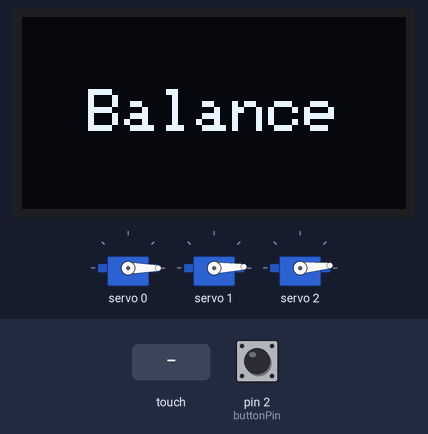
A sketch run on a simulated Arduino Uno, built with avr-gcc and run on an emulated ATmega328P. On the bench: 3 × servo, 128×64 one-colour display. The test bench sets the inputs (shaded band); at power-on: pin 2 (buttonPin) HIGH. What the sketch prints to the serial monitor is not drawn.

Above: at 1.2 s.
1.3 s: pin 2 (buttonPin) pulled LOW for 0.15 s
At 2.3 s:
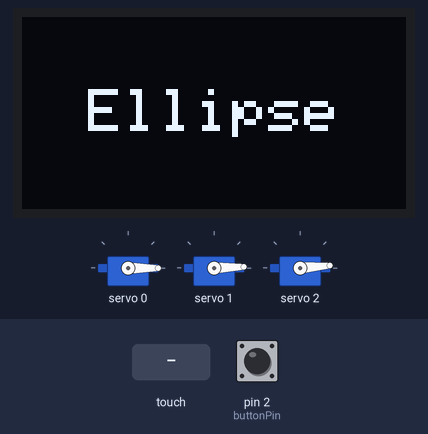
4.4 s: pin 2 (buttonPin) pulled LOW for 1 s
At 5.9 s:
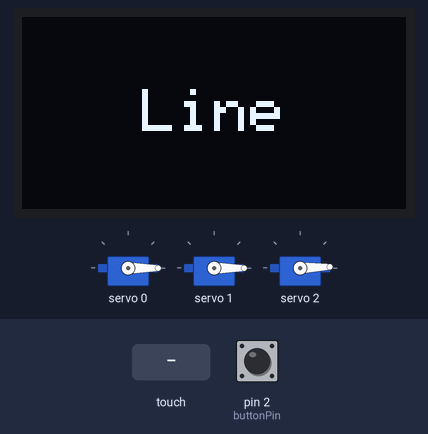
6.9 s: pin 2 (buttonPin) pulled LOW for 0.15 s
At 7.8 s:
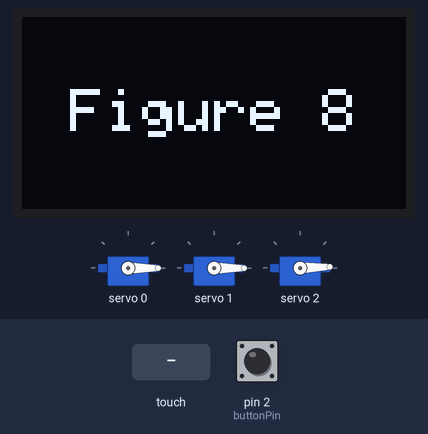
8.5 s: pin 2 (buttonPin) pulled LOW for 3.2 s
At 8.9 s:
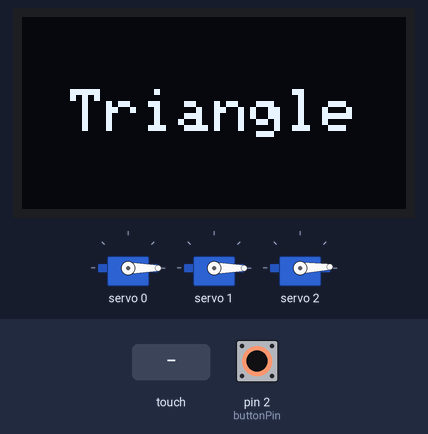
13.2 s: pin 2 (buttonPin) pulled LOW for 0.15 s
At 13.7 s:
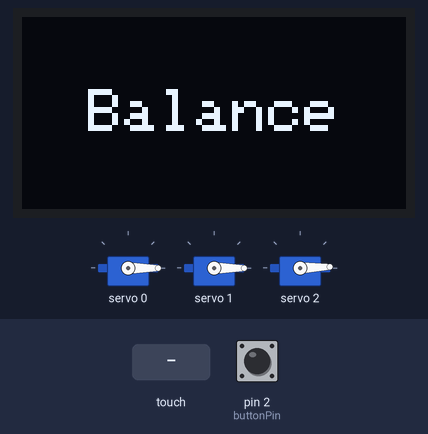
14.8 s: touch panel pressed at 13 % / 10 % of its raw x / y range
At 15.6 s:
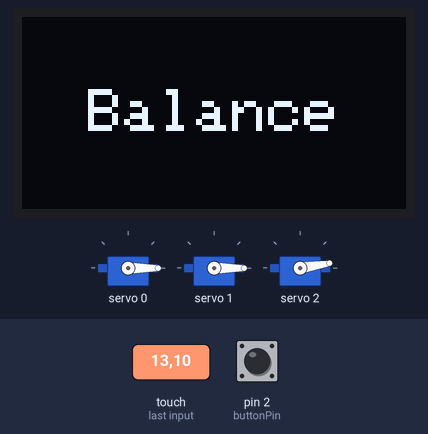
Timing chart, 0 to 18.8 s (numbered marks = the images above; inputs shaded):
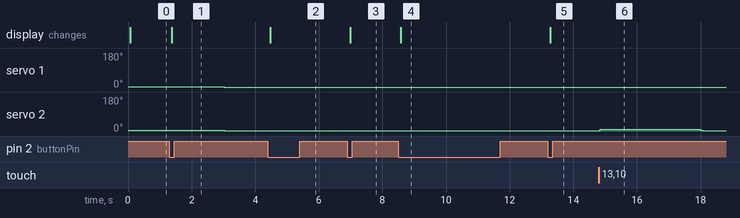

The sketch:

Main.ino
```cpp
#include <Arduino.h>
#include "InverseKinematics.h"
#include "ServoControl.h"
#include "ScreenControl.h"
#include "PID.h"
#include <Wire.h>
#include <Adafruit_GFX.h>
#include <Adafruit_SSD1306.h>

// -------------------- OLED Setup --------------------
#define SCREEN_WIDTH 128
#define SCREEN_HEIGHT 64
Adafruit_SSD1306 display(SCREEN_WIDTH, SCREEN_HEIGHT, &Wire, -1);

const int buttonPin = 2;
int buttonState = 0;
int lastButtonState = 0;
int mode = 0; // 0=balance, 1=ellipse, 2=line, 3=figure 8, 4=triangle
int lastMode = -1;


void setup() {
  // Initialization functions
  Serial.begin(115200);
  screen_init();
  servo_init();
  pinMode(buttonPin, INPUT_PULLUP);

  if(!display.begin(SSD1306_SWITCHCAPVCC, 0x3C)){
    Serial.println("SSD1306 allocation failed");
    for(;;);
  }
  display.clearDisplay();
}

void loop() {

  buttonState = digitalRead(buttonPin);

  //detects button transition
  if (buttonState == LOW && lastButtonState == HIGH) {
    mode = (mode + 1) % 5;
    Serial.print("Mode changed to: ");
    Serial.println(mode);
    delay(50);
  }

  if(mode != lastMode){
    updateOLED(mode);
    lastMode = mode;
  }

  //changes pattern based on button press
  switch (mode) {
    case 0:
      balance(0, 0);
      break;
    case 1:
      ellipse(20, 20, 10);
      break;
    case 2:
      line(50, 0, 750);
      break;
    case 3:
      figure8(40, 20, 3);
      break;
    case 4:
      triangle(5);
      break;
  }

  lastButtonState = buttonState;
}


//function to write to screen
void updateOLED(int mode) {
  display.clearDisplay();
  display.setTextSize(2);
  display.setTextColor(SSD1306_WHITE);

  const char* text;
  switch(mode){
    case 0: text = "Balance"; break;
    case 1: text = "Ellipse"; break;
    case 2: text = "Line"; break;
    case 3: text = "Figure 8"; break;
    case 4: text = "Triangle"; break;
  }

  int16_t x1, y1;
  uint16_t w, h;
  display.getTextBounds(text, 0, 0, &x1, &y1, &w, &h);

  int16_t x = (SCREEN_WIDTH - w) / 2;
  int16_t y = (SCREEN_HEIGHT - h) / 2;

  display.setCursor(x, y);
  display.println(text);
  display.display();
}
```

InverseKinematics.cpp
```cpp
#include "InverseKinematics.h"
#include <Arduino.h>
#include <math.h>


const double d = 56.0; //dist form limb to center
const double L1 = 60.0; //dist lower limb
const double L2 = 101.45; //dsit upper limb

//prevents NAN values
double safe_acos(double x) {
    if (x > 1.0) x = 1.0;
    if (x < -1.0) x = -1.0;
    return acos(x);
}

// finds servo angles based on PID output
ThetaAngles IK(double theta, double phi, double h) {

  //offset angles so that platform is flat on intitalization
  theta += 3;
  phi += -3;

  //convert to radians
  float phiRad = phi * (PI / 180.0);
  float thetaRad = -theta * (PI / 180.0);

  //find height of each leg
  float Za = (cos(phiRad)*sin(thetaRad)*d) + h;
  float Zb = (sin(phiRad) * (d*sqrt(3))/2) - (cos(phiRad)*sin(thetaRad)*(d/2)) + h;
  float Zc = -(sin(phiRad) * (d*sqrt(3))/2) - (cos(phiRad)*sin(thetaRad)*(d/2)) + h;

  //find angle beta (inside angle)
  float BetaA = safe_acos((L1*L1 + Za*Za - L2*L2) / (2*L1*Za));
  float BetaB = safe_acos((L1*L1 + Zb*Zb - L2*L2) / (2*L1*Zb));
  float BetaC = safe_acos((L1*L1 + Zc*Zc - L2*L2) / (2*L1*Zc));

  //find angle theta (outside angle)
  int ThetaA = 90 - (BetaA * (180 / PI));
  int ThetaB = 90 - (BetaB * (180 / PI));
  int ThetaC = 90 - (BetaC * (180 / PI));

  //create result
  ThetaAngles result;
  result.thetaA = ThetaA;
  result.thetaB = ThetaB;
  result.thetaC = ThetaC;

  /******************DEBUG STATEMENTS******************/
  // Serial.print("Angles -> A: ");
  // Serial.print(result.thetaA);
  // Serial.print("  B: ");
  // Serial.print(result.thetaB);
  // Serial.print("  C: ");
  // Serial.println(result.thetaC);

  return result;
}
```

InverseKinematics.h
```cpp
#ifndef INVERSEKINEMATICS_H
#define INVERSEKINEMATICS_H

#include <math.h>

//Structure to hold calculated angles for each motor. Combines calculate_triangle and ik_solver functions
struct ThetaAngles {
  double thetaA;
  double thetaB;
  double thetaC;
};

ThetaAngles IK(double theta, double phi, double h);

#endif
```

PID.cpp
```cpp
#include <Arduino.h>
#include <math.h>
#include "PID.h"

// PID Constants
#define kp_far_x 0.8
#define ki_far_x 0.15
#define kd_far_x 0.27

#define kp_far_y 0.6
#define ki_far_y 0.15
#define kd_far_y 0.26

#define kp_close_x .18
#define ki_close_x 0.15
#define kd_close_x 0.23

#define kp_close_y .12
#define ki_close_y 0.15
#define kd_close_y 0.235

#define max_output 83.5  // max X distance away from the center
#define max_angle 12.5   // max tilt angle
const double height = 85; // height of platform

//Array definition
double error[2] = { 0, 0 };
double error_prev[2];
double integral[2] = { 0, 0 };
double derivative[2] = { 0, 0 };
double output[2];
double angles[2];
long time_pattern = 0;

//PID algorithm for x and y
void balance(double target_x, double target_y) {

  // Serial.print("X: ");
  // Serial.print(target_x);
  // Serial.print(", Y: ");
  // Serial.println(target_y);

  static unsigned long t_prev = 0; //previous time
  static unsigned long last_time = 0; //when ball was last detected
  unsigned long t = millis(); //current time
  double dt = (t - t_prev) / 1000.0; //calculated dt

  //inital & time gaps
  if (t_prev == 0 || dt > .075) {
    t_prev = t;
    return;
  }

  /*************PID CONTROL****************/
  if (dt >= 0.01) {

    calibrated_coords p = find_position();

    if (detection()) { //only run if ball on plate
      last_time = t;

      double error_current;
      for (int i = 0; i < 2; i++) { // Y:0,   X:1

        error_prev[i] = error[i]; //store error before updating

        //calculating current error
        if (i == 0) {
            error_current = p.y - target_y;
        } else {
            error_current = p.x - target_x;
        }

        error[i] = error_current; //updating with current error

        integral[i] += error[i] * dt; //calculating integral
        integral[i] = constrain(integral[i], -50, 50);  //preventing windup

        derivative[i] = (error[i] - error_prev[i]) / dt; //calculating derivative

        if (isnan(derivative[i]) || isinf(derivative[i])) { //checking if valid
          derivative[i] = 0;
        }

        //debug
        //Serial.println(error[0]);
      }

      /*****************PID EQUAIONS******************/
      if (abs(error[0]) < 15) { // Y
        output[0] = kp_close_y * error[0] + ki_close_y * integral[0] + kd_close_y * derivative[0]; // differnet gain constants when close and far
      }else{
        output[0] = kp_far_y * error[0] + ki_far_y * integral[0] + kd_far_y * derivative[0];
      }
      if (abs(error[1]) < 25){ // X
        output[1] = kp_close_x * error[1] + ki_close_x * integral[1] + kd_close_x * derivative[1];
      }else{
        output[1] = kp_far_x * error[1] + ki_far_x * integral[1] + kd_far_x * derivative[1];
      }

      angles[0] = constrain(output[0], -max_output, max_output) * (max_angle / max_output);  // mapping raw output to serov angle
      angles[1] = constrain(output[1], -max_output, max_output) * (max_angle / max_output);

      unsigned long start = millis();
      while (millis() - start < 20) { // run for long enough that motion seems smooth
        move(angles[0], -angles[1], height); //phi negative because of screen orientation
      }
    }

    else {
      // if no input for 3 sec reset
      if (t - last_time >= 3000) {
        integral[0] = integral[1] = 0;
        move(0, 0, height);
      }
    }
    t_prev = t;
  }
}

/***************** LINE *******************/
int direction = 0;
unsigned long lastSwitch = 0;

void line(double rx, double ry, unsigned long interval) {
  unsigned long now = millis();

  // switch direction after interval
  if (now - lastSwitch >= interval) {
    direction = !direction;   // flip 0 ↔ 1
    lastSwitch = now;
  }

  // flip direction
  if (direction == 0) {
    balance(rx, ry);
  } else {
    balance(-rx, -ry);
  }
}

/***************** TRIANGLE *******************/
void triangle(int scale) {
  unsigned long now = millis();

  if (now - lastSwitch >= 900) {
    direction = (direction + 1) % 3;
    lastSwitch = now;
  }

  //flip direction
  if (direction == 0) {
    balance(0, scale * 10);
  } else if (direction == 1) {
    balance(scale * -10, -20);
  } else if (direction == 2) {
    balance(scale * 10, -20);
  }

}

/***************** FIGURE 8 *******************/
double theta = 0;
unsigned long lastStep = 0;

void figure8(double r, int wait, int num) {
  unsigned long now = millis();

  if (now - lastStep < wait) return; //controls speed
  lastStep = now;


  double scale = r * (2 / (3 - cos(2 * theta)));
  double x = scale * cos(theta);
  double y = scale * sin(2 * theta) / 1.5;


  balance(x, y); //move

  theta += 0.05;
  if (theta >= 2 * PI) theta = 0;  // wrap around
}

/***************** ELLIPSE *********************/
void ellipse(double rx, double ry, int interval) {
  unsigned long now = millis();

  if (now - lastStep >= interval) {
    lastStep = now;

    balance(rx * cos(theta), ry * sin(theta)); //moves
    theta += 0.1;
    if (theta >= 2 * PI) {
      theta = 0; // wrap around
    }
  }
}
```

PID.h
```cpp
#ifndef PID_H
#define PID_H

#include "ServoControl.h"
#include "InverseKinematics.h"
#include <Arduino.h>
#include <math.h>
#include "ScreenControl.h"


void balance(double target_x, double target_y);
void ellipse(double rx, double ry, int interval);
void line(double rx, double ry, unsigned long interval);
void figure8(double r, int wait, int num);
void triangle(int scale);


#endif
```

ScreenControl.cpp
```cpp
#include "ScreenControl.h"
#include <Arduino.h>

#define YP A1
#define XM A2
#define YM 7
#define XP 6


// Touch Screen usable values
#define MIN_X 60
#define MAX_X 970
#define MIN_Y 95
#define MAX_Y 940

// Screen dimensions
#define WIDTH 187.0
#define HEIGHT 140.0

// Pressure thresholds (adjust if needed)
#define MINPRESSURE 10
#define MAXPRESSURE 500

TouchScreen ts = TouchScreen(XP, YP, XM, YM, 300);  // 300 = ohms of touchscreen
TSPoint raw_val;


/***********************ARDUINO MAP FUNCTION**************************/
// long map(long x, long in_min, long in_max, long out_min, long out_max) {
//   return (x - in_min) * (out_max - out_min) / (in_max - in_min) + out_min;
// }

//Recreating map function to avoid integer math, need more exact results
double map_double(double x, double in_min, double in_max, double out_min, double out_max) {
  return (x - in_min) * (out_max - out_min) / (in_max - in_min) + out_min;
}


void screen_init() {
  pinMode(XM, OUTPUT);
  pinMode(YP, OUTPUT);
}

//checks if theres an object on touchscreen
bool detection() {
  raw_val = ts.getPoint();
  pinMode(XM, OUTPUT);
  pinMode(YP, OUTPUT);

  // if x in range then ball on plate
  return (raw_val.x > 0 && raw_val.x < 1023);
}

// calculating usable coordinates of balls positon
calibrated_coords find_position() {
  static double last_x = 0;
  static double last_y = 0;
  calibrated_coords cali_p;

  raw_val = ts.getPoint();
  pinMode(XM, OUTPUT);
  pinMode(YP, OUTPUT);


  //mapping the raw values to the usable range
  double x_coords = map_double(raw_val.x, MIN_X, MAX_X, WIDTH / 2, -WIDTH / 2);
  double y_coords = map_double(raw_val.y, MIN_Y, MAX_Y, HEIGHT / 2, -HEIGHT / 2);


  last_x = x_coords;
  last_y = y_coords;
  cali_p.x = x_coords;
  cali_p.y = y_coords;
  cali_p.z = raw_val.z;


  return cali_p;
}
```

ScreenControl.h
```cpp
#ifndef SCREENCONTROL_H
#define SCREENCONTROL_H

#include <Arduino.h>
#include <TouchScreen.h>

struct calibrated_coords {
  double x; //x position
  double y; //y position
  double z; //pressure
};

double map_double(double x, double in_min, double in_max, double out_min, double out_max);
void screen_init();
bool detection();
calibrated_coords find_position();

#endif
```

ServoControl.cpp
```cpp
#include "ServoControl.h"
#include "InverseKinematics.h"
#include <Arduino.h>

Adafruit_PWMServoDriver pwm = Adafruit_PWMServoDriver(0x40);

#define SERVOMIN 125
#define SERVOMAX 525
#define SERVO_FREQ 60

double step[3] = {0.0, 0.0, 0.0};  // array for step sizes
double currentAngles[3];
const double height = 90; // height of platform

// initalizes serovs to make platform level
void servo_init() {
  pwm.begin();
  pwm.setPWMFreq(SERVO_FREQ);
  delay(10);

  ThetaAngles angle = IK(0, 0, height); // calculate angles
  currentAngles[0] = angle.thetaA;
  currentAngles[1] = angle.thetaB;
  currentAngles[2] = angle.thetaC;

    for (int i = 0; i < 3; i++) { //set angles
      pwm.setPWM(i, 0, map(currentAngles[i], 0, 180, SERVOMIN, SERVOMAX));
    }
}

// moves servo to desired position using output from PID and IK
void move(double theta_deg, double phi_deg, double height) {

  ThetaAngles result = IK(theta_deg, phi_deg, height); //gets the desired angle
  double target_angle[3] = {result.thetaA, result.thetaB, result.thetaC};

  //calculates a step size for smooth movement
  for (int i = 0; i < 3; i++) {
    step[i] = constrain(abs(target_angle[i] - currentAngles[i]) * 0.05, 0.5, 3.0);
  }

  for (int i = 0; i < 3; i++) {
    if (fabs(target_angle[i] - currentAngles[i]) > step[i]) { // checks if difference is less than stepsize

      //gradual angel change
      if (target_angle[i] > currentAngles[i]) currentAngles[i] += step[i];
      else currentAngles[i] -= step[i];
    }
    else {
      currentAngles[i] = target_angle[i]; // no change if at the correct angle
    }

    pwm.setPWM(i, 0, map(currentAngles[i], 0, 180, SERVOMIN, SERVOMAX)); //update servo
  }
}
```

ServoControl.h
```cpp
#ifndef SERVOCONTROL_H
#define SERVOCONTROL_H

#include <Adafruit_PWMServoDriver.h>

void servo_init();
void move(double thetaA, double thetaB, double thetaC);

#endif
```

Measured:
- after the input at 1.3 s, the display: changes after 0.08 s (image 1)
- after the input at 4.4 s, the display: changes after 0.08 s (image 2)
- after the input at 6.9 s, the display: changes after 0.08 s (image 3)
- after the input at 8.5 s, the display: changes after 0.08 s (image 4)
- after the input at 13.2 s, the display: changes after 0.08 s (image 5)
- after the input at 14.8 s, servo 2: rises from 2° to 9° in 0.10 s, then falls to 2° in 3.1 s
